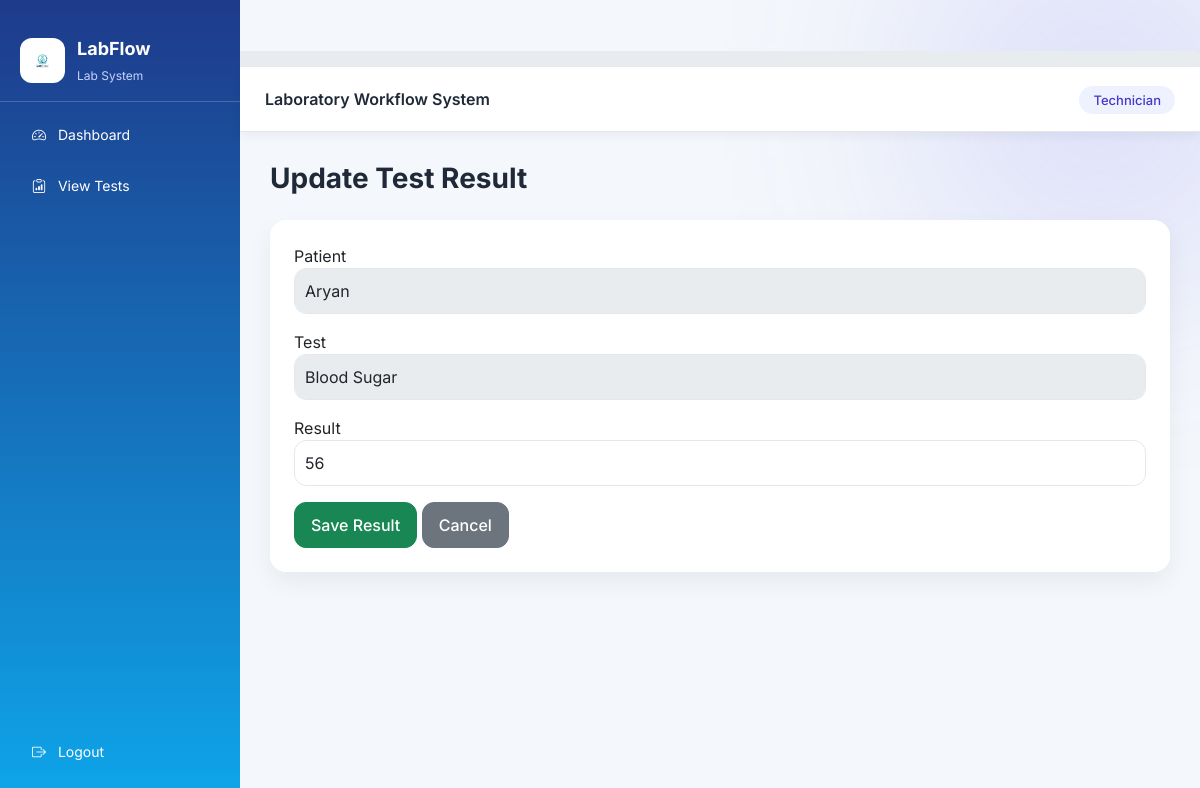
The app's page /technician/update_test.php?id=2 (signed in) with its own data.
### tables this page shows
CREATE TABLE `sample_test` (
  `sample_test_id` int(11) NOT NULL,
  `sample_id` int(11) DEFAULT NULL,
  `test_id` int(11) DEFAULT NULL,
  `result_value` varchar(50) DEFAULT NULL,
  `performed_at` datetime DEFAULT NULL
);

CREATE TABLE `patient` (
  `patient_id` int(11) NOT NULL,
  `patient_name` varchar(100) NOT NULL,
  `date_of_birth` date DEFAULT NULL,
  `gender` enum('Male','Female','Other') DEFAULT NULL,
  `contact_number` varchar(15) DEFAULT NULL,
  `email` varchar(100) DEFAULT NULL,
  `address` text DEFAULT NULL,
  `registration_date` date NOT NULL
);

CREATE TABLE `test` (
  `test_id` int(11) NOT NULL,
  `test_name` varchar(100) NOT NULL,
  `test_description` text DEFAULT NULL,
  `normal_range` varchar(50) DEFAULT NULL,
  `test_cost` decimal(10,2) DEFAULT NULL
);

### technician/update_test.php (the view, shortened to what this page needs)
<?php
include "../db.php";
include "../header.php";
$id = intval($_GET["id"]);
$stmt = $conn->prepare("
    SELECT st.sample_test_id, p.patient_name, t.test_name, st.result_value
    FROM sample_test st
    JOIN sample s ON st.sample_id = s.sample_id
    JOIN patient p ON s.patient_id = p.patient_id
    JOIN test t ON st.test_id = t.test_id
    WHERE st.sample_test_id = ?
");
$stmt->bind_param("i", $id);
$stmt->execute();
$result = $stmt->get_result();
$data = $result->fetch_assoc();
?>
<h3 class="fw-bold mb-4">Update Test Result</h3>
<div class="card p-4">
<form method="POST">
<div class="mb-3">
<label>Patient</label>
<input type="text" class="form-control"
       value="<?= htmlspecialchars($data['patient_name']) ?>" disabled>
</div>
<div class="mb-3">
<label>Test</label>
<input type="text" class="form-control"
       value="<?= htmlspecialchars($data['test_name']) ?>" disabled>
</div>
<div class="mb-3">
<label>Result</label>
<input type="text" name="result_value" class="form-control"
       value="<?= htmlspecialchars($data['result_value']) ?>" required>
</div>
<button class="btn btn-success">Save Result</button>
<a href="view_tests.php" class="btn btn-secondary">Cancel</a>
</form>
</div>
<?php include "../footer.php"; ?>

### assets/css/style.css (style rules this page uses)
body { font-family: "Inter", "Segoe UI", sans-serif; background:#f4f7fb; color:#1f2937; }
* { transition: background 0.2s ease, transform 0.2s ease, box-shadow 0.2s ease; }
html { scroll-behavior:smooth; }
.card { border:none; border-radius:16px; box-shadow:0 10px 25px rgba(0,0,0,0.06); overflow:hidden; }
.btn { border-radius:12px; padding:10px 16px; font-weight:500; }
.form-control { border-radius:12px; padding:10px; border:1px solid #e5e7eb; }
body::before { content:""; position:fixed; width:300px; height:300px; background:#6366f1; filter:blur(120px); top:-50px; right:-50px; opacity:0.2; z-index:-1; }

### records on screen
sample_test: patient_name "Aryan", test.test_name "Blood Sugar", result_value "56"

### other values on screen
$_SESSION["role"] "Technician"
